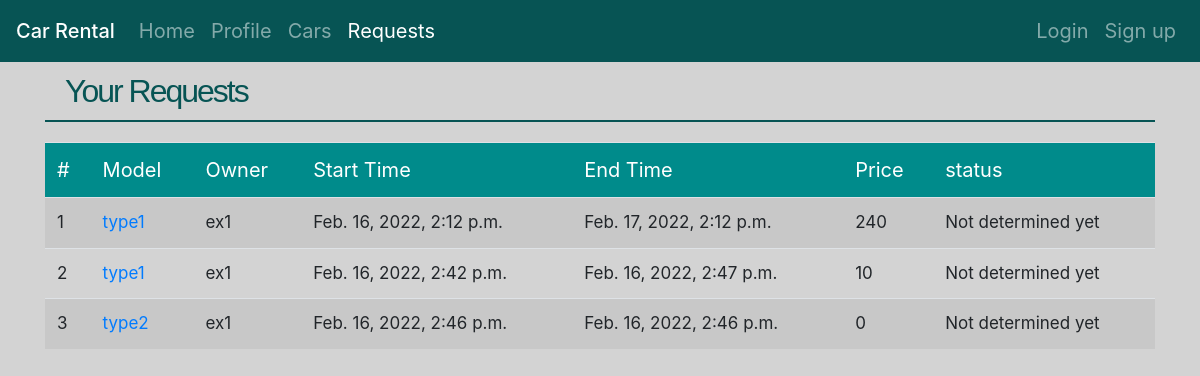
The page /rental/requests/ (signed in) on the database as committed earlier.
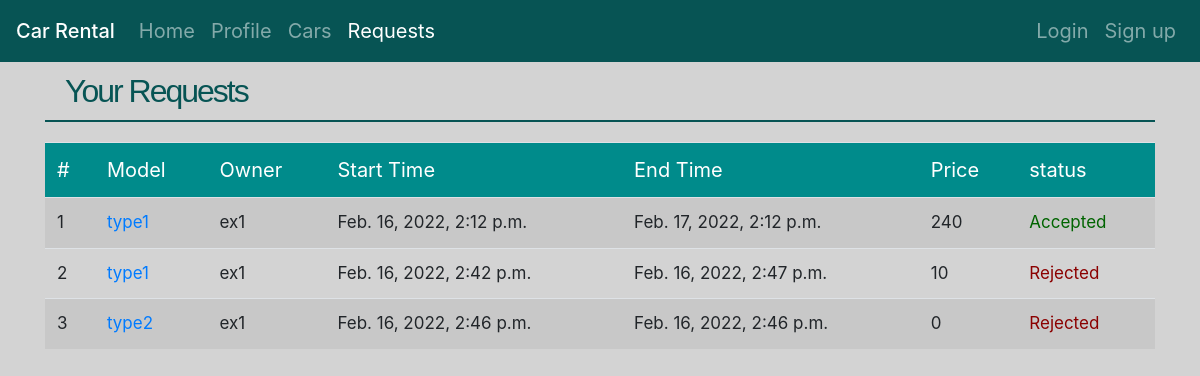
The same page on the database as committed later.
### car_rental/models.py (models this page shows, shortened)
class RentRequest(models.Model):
    is_accepted = models.BooleanField(default=False)
    has_result = models.BooleanField(default=False)
    car = models.ForeignKey(Car, on_delete=models.CASCADE)
    requester = models.ForeignKey(User, on_delete=models.CASCADE)
    rent_start_time = models.DateTimeField('Start Time', default=timezone.now)
    rent_end_time = models.DateTimeField('End Time', default=get_tomorrow)
    creation_time = models.DateTimeField('Request time:', default=timezone.now)
    def get_price(self):
        delta_time = self.rent_end_time - self.rent_start_time
        delta_hours = delta_time.days * 24 + ceil(delta_time.seconds/3600)
        return delta_hours * self.car.price_per_hour

class Car(models.Model):
    car_type = models.CharField(max_length=50, default='type0')
    plate = models.CharField(max_length=8, default='12345678')
    renter = models.ForeignKey(User, null=True, default=None, on_delete=models.SET_NULL, related_name='cars_rented')
    owner = models.ForeignKey(User, on_delete=models.CASCADE, null=True, related_name='cars_owned')
    price_per_hour = models.IntegerField(default=10)
    rent_start_time = models.DateTimeField('Start Time', default=timezone.now)
    rent_end_time = models.DateTimeField('End Time', default=timezone.now)

class User(AbstractUser):
    isCarExhibition = models.BooleanField(default=False)
    credit = models.IntegerField(default=0)

### car_rental/views.py (the view)
# urls.py: path('requests/', views.RentRequestListView.as_view(), name='requests'),
@method_decorator(login_required, name='dispatch')
class RentRequestListView(generic.ListView):
    template_name = 'car_rental/request_list.html'
    model = RentRequest
    context_object_name = 'requests'
    def get_queryset(self):
        current_user = get_object_or_404(User, id=self.request.user.id)
        if current_user.isCarExhibition:
            return current_user.get_all_requests_of_exhibition()
        return current_user.rentrequest_set.all()

### car_rental/templates/car_rental/request_list.html (shortened to what this page needs)
{% extends 'car_rental/base.html' %}
{% load static %}
{% block style %}
    <link rel="stylesheet" type="text/css" href="{% static 'car_rental/stylesheets/request_list.css' %}">
{% endblock%}
{% block content %}
<div class="container">
<h1>Your Requests</h1>
{%if  user.isCarExhibition %}
    {% if requests %}
        <div class="alert alert-info"> Please accept or reject these requests:</div>
        <form action="{% url 'car_rental:answer_requests' %}" method="post">
        {% csrf_token %}
        <table class="table  table-striped table-hover">
        <thead>
        <tr>
            <td>#</td>
            <td>Model</td>
            <td>Plate Number</td>
            <td>Requester</td>
            <td>Start Time</td>
            <td>End Time</td>
            <td>Income</td>
            <td>Take it?</td>
        </tr>
        </thead>
        <tbody>
        {% for request in requests %}
            <tr>
                <td>{{ forloop.counter }}</td>
                <td>{{ request.car.car_type }}</td>
                <td>{{ request.car.plate }}</td>
                <td>{{ request.requester.username }}</td>
                <td>{{ request.rent_start_time }}</td>
                <td>{{ request.rent_end_time }}</td>
                <td>{{ request.get_price }}</td>
                <td>
                    <label for="yes{{ forloop.counter }}">Yes</label>
                    <input required type="radio" id="yes{{ forloop.counter }}" name="{{ request.id }}" value="yes">
                    &nbsp;&nbsp;&nbsp;&nbsp;
                    <label for="no{{ forloop.counter }}">No</label>
                    <input type="radio" id="no{{ forloop.counter }}" name="{{ request.id }}" value="no">
                </td>
            </tr>
         {% endfor %}
        </tbody>
        </table>
        <input value="Confirm" type="submit">
        </form>
    {% else %}
        <div class="alert alert-danger"><strong>No Requests.</strong></div>
    {% endif %}
{% else %}
    {% if requests %}
        <table class="table table-striped table-hover">
        <thead>
        <tr>
            <td>#</td>
            <td>Model</td>
            <td>Owner</td>
            <td>Start Time</td>
            <td>End Time</td>
            <td>Price</td>
            <td>status</td>
        </tr>
        </thead>
        <tbody>
        {% for request in requests %}
            <tr>
                <td>{{ forloop.counter }}</td>
                <td><a href="{% url 'car_rental:car' request.car.id %}">{{ request.car.car_type }}</a></td>
                <td>{{ request.car.owner.username }}</td>
                <td>{{ request.rent_start_time }}</td>
                <td>{{ request.rent_end_time }}</td>
                <td>{{ request.get_price }}</td>
            {% if request.has_result %}
                {% if request.is_accepted %}
                    <td style="color: darkgreen">Accepted</td>
                {% else %}
                    <td style="color: darkred">Rejected</td>
                {% endif %}
            {% else %}
                <td>Not determined yet</td>
            {% endif %}
            </tr>
         {% endfor %}
        </tbody>
        </table>
    {% else %}
        <div class="alert alert-danger"><strong>No Requests.</strong></div>
    {% endif %}
{% endif %}
</div>
{% endblock %}

### car_rental/templates/car_rental/base.html (shortened to what this page needs)
{% load static %}
<!DOCTYPE html>
<html lang="en">
<head>
    <link rel="stylesheet" href="https://cdn.jsdelivr.net/npm/bootstrap@4.6.1/dist/css/bootstrap.min.css">
    <link rel="stylesheet" type="text/css" href="{% static 'car_rental/stylesheets/base.css' %}">
    {% block style %} {% endblock %}
</head>
<body>
{% include 'car_rental/includes/navbar.html' %}
{% block content %}
{% endblock %}
</body>
</html>

### car_rental/templates/car_rental/includes/navbar.html (shortened to what this page needs)
<nav class="navbar navbar-dark navbar-expand-md">
    <span class="navbar-brand mb-0 h1">Car Rental</span>
    <div class="collapse navbar-collapse" id="navbarItems">
        <ul class="navbar-nav">
{% with url_name=request.resolver_match.url_name %}
            <li class="nav-item {% if url_name == 'home' %}active{% endif %}">
                <a class="nav-link" href="#">Home</a>
            </li>
            <li class="nav-item {% if url_name == 'profile' %}active{% endif %}">
                <a class="nav-link" href="{% url 'car_rental:profile' %}">Profile</a>
            </li>
            <li class="nav-item {% if url_name == 'cars' %}active{% endif %}">
                <a class="nav-link" href="{% url 'car_rental:cars' %}">Cars</a>
            </li>
            <li class="nav-item {% if url_name == 'requests' %}active{% endif %}">
                <a class="nav-link" href="{% url 'car_rental:requests' %}">Requests</a>
            </li>
    </ul>
    <ul class="navbar-nav ml-auto">
            <li class="nav-item {% if url_name == 'login' %}active{% endif %}">
                <a class="nav-link" href="{% url 'car_rental:login' %}">Login</a>
            </li>
            <li class="nav-item {% if url_name == 'sign_up' %}active{% endif %}">
                <a class="nav-link" href="#">Sign up</a>
            </li>
    </ul>
    {% endwith %}
    </div>
</nav>

### car_rental/static/car_rental/stylesheets/base.css (style rules this page uses)
body { background: lightgray; }
h1 { margin-bottom: 20px; color: #075454; font-family: "Trebuchet MS", sans-serif; font-size: 2em; letter-spacing: -2px; border-bottom: #075454 2px solid; padding: 10px 20px 10px 20px; }
nav { background: #075454; font-size: 20px; }
.container { margin-bottom: 30px; }

### car_rental/static/car_rental/stylesheets/request_list.css (style rules this page uses)
h1 { padding: 10px 20px 10px 20px; }
table { width: 100%; }
td { font-size: 17px; padding: 10px; }
thead tr { background: darkcyan; }
thead td { color: white; font-size: 20px; }

Rows that differ between the two databases and show on the page:
changed RentRequest "Feb. 16, 2022, 2:12 p.m.": has_result "Not determined yet" → "Accepted"
changed RentRequest "Feb. 16, 2022, 2:42 p.m.": has_result "Not determined yet" → "Rejected"
changed RentRequest "Feb. 16, 2022, 2:46 p.m.": has_result "Not determined yet" → "Rejected"
